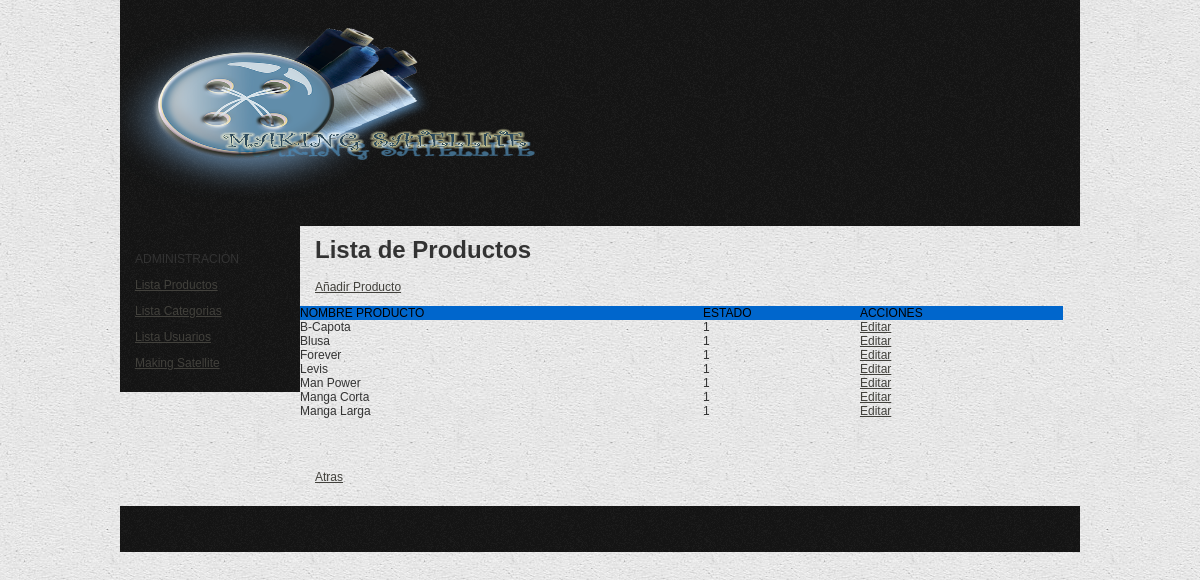
The page /admin/productos_lista.php on the database its author committed.
### tables this page shows
CREATE TABLE `tblproducto` (
  `idProductos` int(11) NOT NULL AUTO_INCREMENT,
  `strNombre` varchar(100) DEFAULT NULL,
  `strSEO` varchar(100) DEFAULT NULL,
  `dblPrecio` double DEFAULT NULL,
  `intEstado` int(11) DEFAULT NULL,
  `intCategoria` int(11) DEFAULT NULL,
  `strImagen` varchar(50) DEFAULT NULL,
  PRIMARY KEY (`idProductos`)
);

### admin/productos_lista.php (the view, shortened to what this page needs)
<?php require_once('../Connections/conexionropa.php'); ?>
<?php
$query_Recordset1 = "SELECT * FROM tblproducto ORDER BY tblproducto.strNombre ASC";
$Recordset1 = mysql_query($query_Recordset1, $conexionropa) or die(mysql_error());
$row_Recordset1 = mysql_fetch_assoc($Recordset1);
?>
<!DOCTYPE html PUBLIC "-//W3C//DTD XHTML 1.0 Transitional//EN" "http://www.w3.org/TR/xhtml1/DTD/xhtml1-transitional.dtd">
<html xmlns="http://www.w3.org/1999/xhtml">
<head>
<link href="../estilo/twoColFixLtHdr.css" rel="stylesheet" type="text/css" />
</head>
<body>
<div class="container">
  <div class="header"><img src="../imagenes/logotrans.png" width="469" height="226" alt="Administracion" />
    </div>
  <div class="sidebar1">
  <?php
   include ("../includes/cabeceraadmin.php")
   ?>
    </div>
  <div class="content">
    <h1>Lista de Productos</h1>
    <p><a href="productos_add.php">A&ntilde;adir Producto</a></p>
    <table width="763" border="0" cellpadding="0" cellspacing="0">
      <tr class="tablaprincipal">
        <td>Nombre Producto</td>
        <td>Estado</td>
        <td>Acciones</td>
      </tr>
      <?php do { ?>
        <tr class="brillo">
          <td><?php echo $row_Recordset1['strNombre']; ?></td>
          <td><?php echo $row_Recordset1['intEstado']; ?></td>
          <td><a href="productos_edit.php?recordID=<?php echo $row_Recordset1['idProductos']; ?>">Editar</a></td>
        </tr>
        <?php } while ($row_Recordset1 = mysql_fetch_assoc($Recordset1)); ?>
    </table>
    <p>&nbsp;</p>
    <p>&nbsp;</p>
    <p><p><a href="index.php">Atras</a></p></p>
  </div>
  <div class="footer">
    <p>&nbsp;</p>
    </div>
  </div>
</body>
</html>

### includes/cabeceraadmin.php
<p>&nbsp;</p>
<p>ADMINISTRACI&Oacute;N</p>
<p> <a href="../admin/productos_lista.php">Lista Productos</a></p>
<p> <a href="../admin/categorias_lista.php">Lista Categorias</a></p>
<p> <a href="../admin/usuarios_lista.php">Lista Usuarios</a></p>
<p><a href="../index.php">Making Satellite</a></p>

### estilo/twoColFixLtHdr.css (style rules this page uses)
body { margin: 0; padding: 0; font-family: Tahoma, Geneva, sans-serif; font-size: 12px; color: #333; background-image: url(../images/bg.png); }
h1, h2, h3, h4, h5, h6, p { margin-top: 0; padding-right: 15px; padding-left: 15px; }
a:link { color: #42413C; text-decoration: underline; }
.container { width: 960px; background-color: #FFF; margin: 0 auto; background-image: url(../imagenes/bg.png); }
.header { background-image: url(../imagenes/fondocabecera.png); }
.sidebar1 { float: left; width: 180px; background-color: #EADCAE; padding-bottom: 10px; background-image: url(../imagenes/fondocabecera.png); }
.content { padding: 10px 0; width: 780px; float: left; }
.footer { padding: 10px 0; background-color: #CCC49F; position: relative; clear: both; background-image: url(../imagenes/fondocabecera.png); }
.tablaprincipal { text-transform: uppercase; color: #000; background-color: #06C; }

### rows shown on the page
tblproducto: strNombre "B-Capota", intEstado "1"
tblproducto: strNombre "Blusa", intEstado "1"
tblproducto: strNombre "Forever", intEstado "1"
tblproducto: strNombre "Levis", intEstado "1"
tblproducto: strNombre "Man Power", intEstado "1"
tblproducto: strNombre "Manga Corta", intEstado "1"
tblproducto: strNombre "Manga Larga", intEstado "1"
